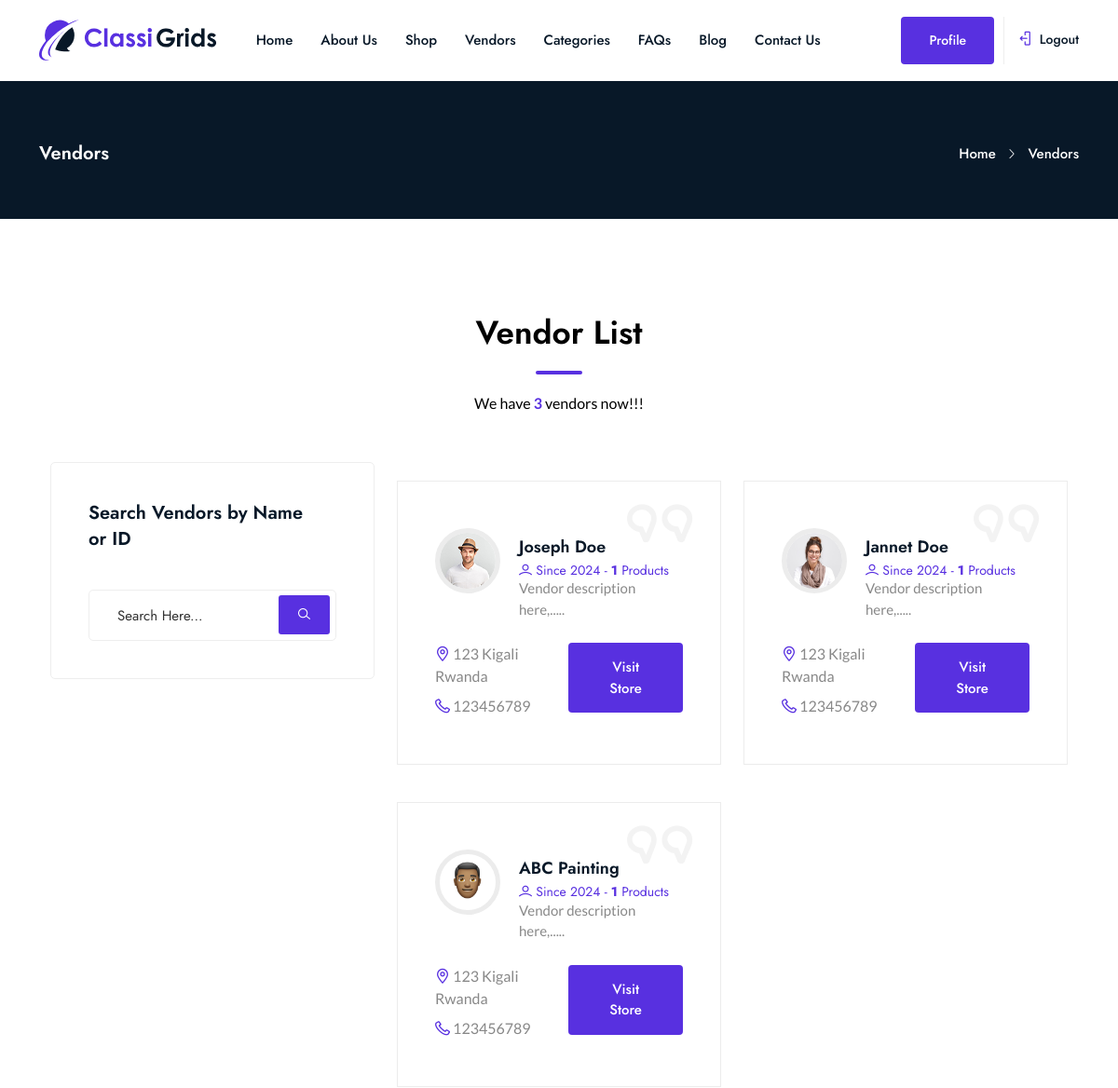
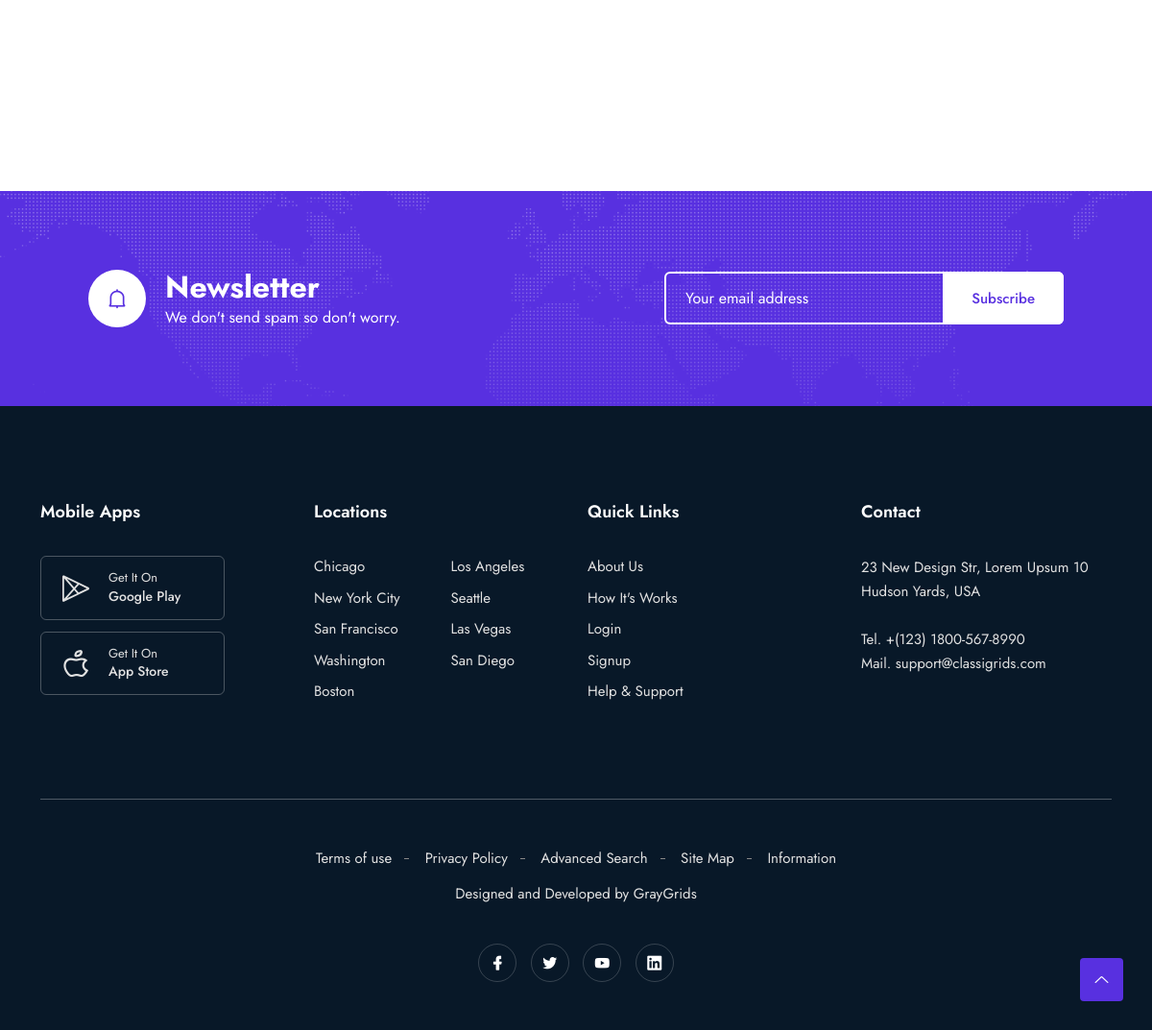
The app's page /vendors/ (signed in) with its own data (2 pictures, top to bottom).
### base/models.py (models this page shows, shortened)
class Vendor(models.Model):
	vid = ShortUUIDField(unique=True, max_length=20)
	title = models.CharField(max_length=100, default="John Doe")
	image = models.ImageField(upload_to=use_directory_path, default="vendor.jpg")
	description = models.TextField(null=True, blank=False, default="Vendor description here,.....")
	address = models.CharField(max_length=100, default="123 Kigali Rwanda")
	contact = models.CharField(max_length=100, default="123456789")
	chat_resp_time = models.CharField(max_length=100, default="100")
	shipping_on_time = models.CharField(max_length=100, default="100")
	authentic_rating = models.CharField(max_length=100, default="100")
	days_return = models.CharField(max_length=100, default="100")
	warranty_period = models.CharField(max_length=100, default="100")
	user = models.ForeignKey(CustomUser, on_delete=models.SET_NULL, null=True)
	date = models.DateTimeField(auto_now_add=True, null=True, blank=True)
	class Meta:
		verbose_name_plural = "Vendors"

### base/views.py (the view)
# urls.py: path('vendors/', views.vendors, name = 'vendors'),
def vendors(request):
	vendors = Vendor.objects.all()
	context = {
		'vendors': vendors
	}
	return render(request, 'vendors/index.html', context)

### base/context_processor.py (called while the page is built)
def default(request):
	categories = Category.objects.all()
	address = Address.objects.get(user=request.user)
	return {
		'categories': categories,
		'address': address,
	}

### base/templates/vendors/index.html (shortened to what this page needs)
{% extends 'layouts/app.html' %}
{% load static %}
{% block content %}
	<div class="breadcrumbs">
        <div class="container">
            <div class="row align-items-center">
                <div class="col-lg-6 col-md-6 col-12">
                    <div class="breadcrumbs-content">
                        <h1 class="page-title">Vendors</h1>
                    </div>
                </div>
                <div class="col-lg-6 col-md-6 col-12">
                    <ul class="breadcrumb-nav">
                        <li><a href="{% url 'base:home' %}">Home</a></li>
                        <li>Vendors</li>
                    </ul>
                </div>
            </div>
        </div>
    </div>
    <section class="testimonials section" style="background: white;">
        <div class="container">
            <div class="row testimonial-slider">
                <div class="col-12">
                    <div class="section-title">
                        <h2 class="wow fadeInUp" data-wow-delay=".4s" style="color: black;">Vendor List</h2>
                        <p class="wow fadeInUp" data-wow-delay=".6s" style="color: black;">
                            We have <strong style="color: #5830E0;">{{ vendors.count }}</strong> vendors now!!!
                        </p>
                    </div>
                </div>
                <aside class="col-lg-4 col-md-5 col-12">
                    <div class="sidebar blog-grid-page">
                        <div class="widget search-widget">
                            <h5 class="widget-title"><span>Search Vendors by Name or ID</span></h5>
                            <form action="#">
                                <input type="text" placeholder="Search Here...">
                                <button type="submit"><i class="lni lni-search-alt"></i></button>
                            </form>
                        </div>
                    </div>
                </aside>
                <div class="col-lg-8 col-md-7 col-12">
                    <div class="row">
                        {% for vendor in vendors %}
                            <div class="col-lg-6 col-md-6 col-12">
                                <div class="single-testimonial">
                                    <div class="quote-icon">
                                        <i class="lni lni-quotation"></i>
                                    </div>
                                    <div class="author">
                                        <img src="{{ vendor.image.url }}" alt="#">
                                        <h4 class="name">
                                            {{ vendor.title }}
                                            <span class="deg" style="color: #5830E0; font-weight: 400;">
                                                <i class="lni lni-user"></i>
                                                Since {{ vendor.date|date:"Y" }} -
                                                <strong>{{ vendor.product.all.count }}</strong> Products
                                            </span>
                                        </h4>
                                        <p>
                                            {{ vendor.description }}
                                        </p>
                                    </div>
                                    <div class="d-flex justify-content-between">
                                        <div class="text">
                                            <p class="mb-2">
                                                <i class="lni lni-map-marker" style="color: #5830E0;"></i>
                                                {{ vendor.address }}
                                            </p>
                                            <p>
                                                <i class="lni lni-phone" style="color: #5830E0;"></i>
                                                {{ vendor.contact }}
                                            </p>
                                        </div>
                                        <div class="button">
                                            <a href="{% url 'base:vendorView' vendor.vid %}" class="btn">Visit Store</a>
                                        </div>
                                    </div>
                                </div>
                            </div>
                        {% endfor %}
                    </div>
                </div>
            </div>
        </div>
    </section>
{% endblock content %}

### records on screen
Vendor: image (picture), title "Joseph Doe", date "2024", product.all.count "1", description "Vendor description here,.....", address "123 Kigali Rwanda", contact "123456789"
Vendor: image (picture), title "Jannet Doe", date "2024", product.all.count "1", description "Vendor description here,.....", address "123 Kigali Rwanda", contact "123456789"
Vendor: image (picture), title "ABC Painting", date "2024", product.all.count "1", description "Vendor description here,.....", address "123 Kigali Rwanda", contact "123456789"

### other values on screen
{{ vendors.count }} "3"
